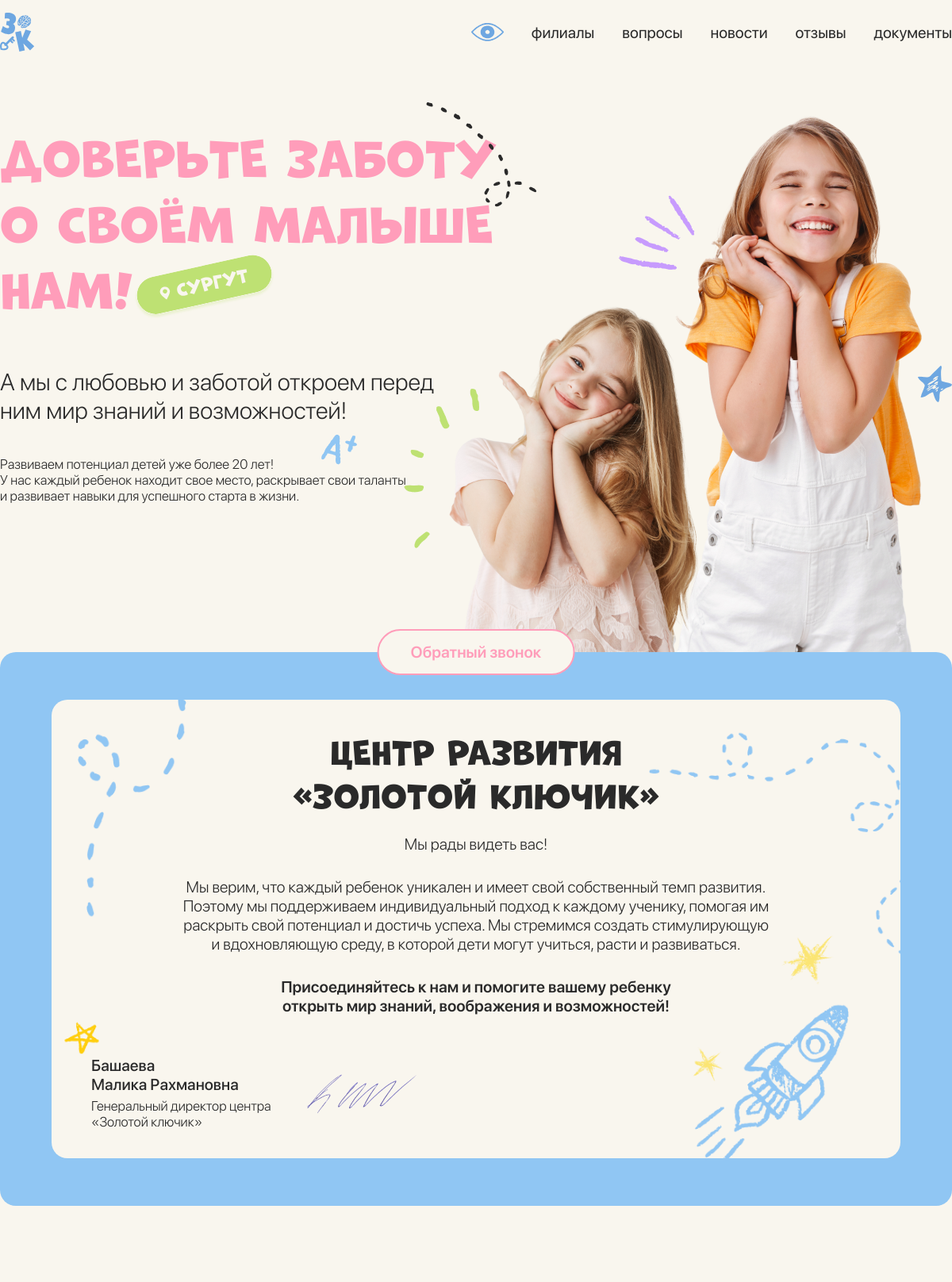
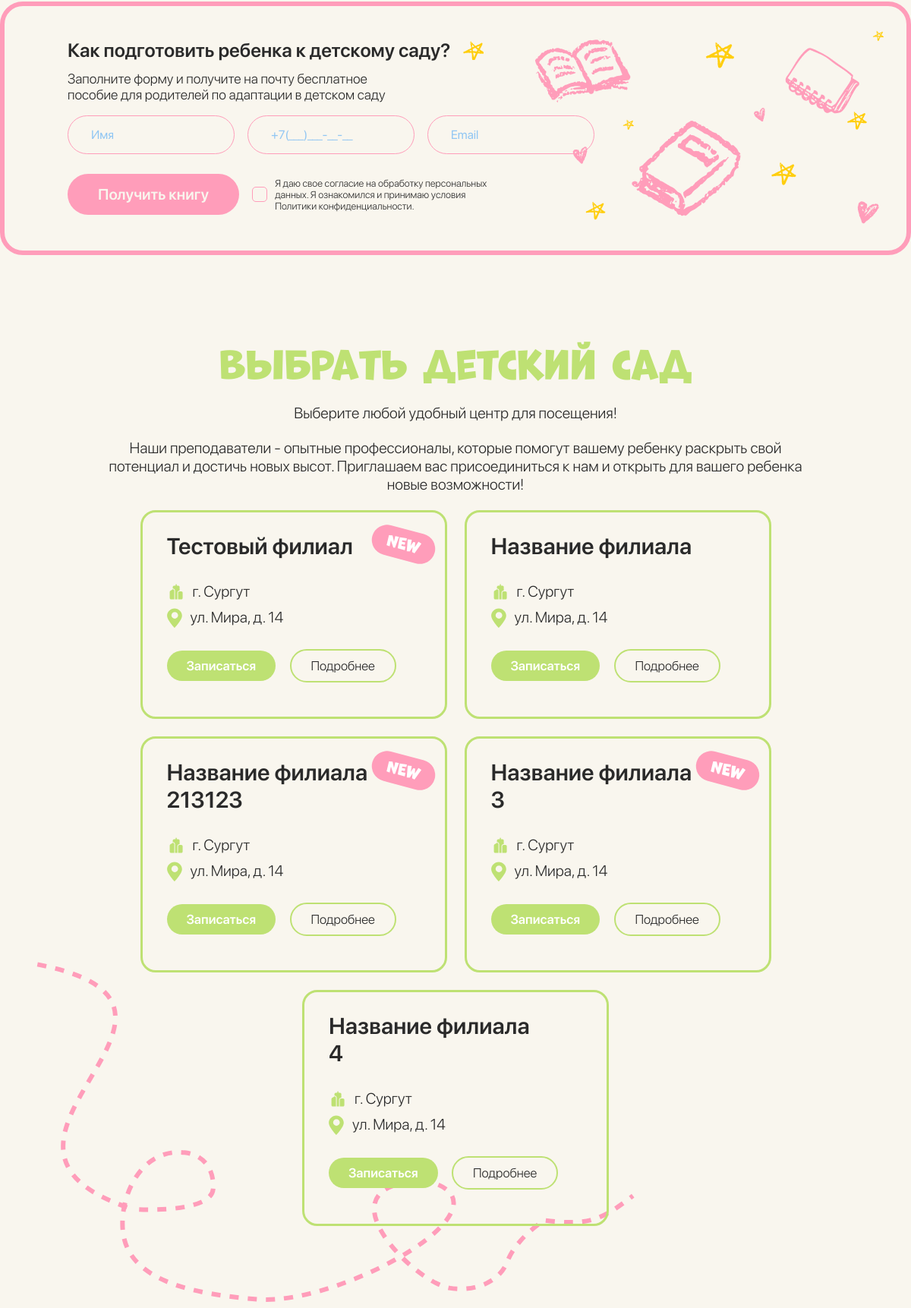
The page / (upper part) on the database its author committed (2 pictures, top to bottom).
### main/models.py (models this page shows, shortened)
class MainBlock(models.Model):
    title = models.TextField()
    undertitle = models.TextField()
    description = models.TextField()
    class Meta:
        verbose_name_plural = "Главный блок"

class WelcomeBlock(models.Model):
    title = models.TextField(verbose_name='Заголовок')
    undertitle = models.TextField(verbose_name='Подзаголовок')
    description = models.TextField(verbose_name='Описание')
    callToAction = models.TextField(verbose_name='Призыв к действию')
    nameOfCEO = models.TextField(verbose_name='ФИО Руководителя')
    CEO = models.TextField(verbose_name='Должность')
    sign = models.ImageField(upload_to='sign', verbose_name='Картинка подписи', validators=[FileExtensionValidator(allowed_extensions=('png', 'jpg', 'webp', 'jpeg', 'gif'))])
    class Meta:
        verbose_name_plural = "Приветственный блок"

class Filials(models.Model):
    name = models.CharField(verbose_name='Название филиала', max_length=100)
    slug = models.SlugField(unique=True)
    city = models.CharField(verbose_name='Город', max_length=100)
    street = models.CharField(verbose_name='Улица', max_length=150)
    timework = models.CharField(verbose_name='Время работы', max_length=100)
    group = models.CharField(verbose_name='Возраст для группы', max_length=100)
    count_child = models.CharField(verbose_name='До скольки детей идет набор', max_length=100)
    new = models.BooleanField(verbose_name='Статус нового', default=False, null=True, blank=True)
    poster = models.ImageField(verbose_name='Превью видео', upload_to=path_filial_video, validators=[FileExtensionValidator(allowed_extensions=('png', 'jpg', 'webp', 'jpeg', 'gif'))], default='')
    video = models.FileField(verbose_name='Видео', upload_to=path_filial_video, validators=[FileExtensionValidator(allowed_extensions=('MOV','avi','mp4','webm','mkv'))])
    class Meta:
        verbose_name_plural = "Филиалы"

### main/views.py (the view, shortened to what this page needs)
# urls.py: path('', index, name='index'),
def index(request):
    context = {
        'mainBlock': MainBlock.objects.first(),
        'welcomeBlock': WelcomeBlock.objects.first(),
        'filials': Filials.objects.all(),
        'advantages': Advantages.objects.all()[:3],
        'performance': Performance.objects.first(),
        'performanceItems': PerformanceItems.objects.all(),
        'memo': Memo.objects.all(),
        'faq': FAQ.objects.all(),
        'news': News.objects.all(),
        'reviews': Reviews.objects.filter(published = True),
        'form': UserForm(),
        'reviewForm': ReviewForm(),
        'sendBookForm': BookForm(),
        'filial_form': ExcursionFilialForm(),
    }
    return render(request, 'main/index.html', context)

### main/forms.py
class UserForm(forms.Form, forms.ModelForm):
    name = forms.CharField(widget=forms.TextInput(attrs={"class":"questions__form-input", 'placeholder': 'Имя'}), label='')
    phoneNumber = forms.CharField(widget=forms.TextInput(attrs={"class":"questions__form-input", 'placeholder': '+7(___)___-__-__'}), label='')
    question = forms.CharField(widget=forms.Textarea(attrs={"class":"questions__form-input", 'placeholder': 'Вопрос'}), label='')
    class Meta:
        model = Questions
        fields = ('name', 'phoneNumber', 'question')

class ReviewForm(forms.Form, forms.ModelForm):
    name = forms.CharField()
    parent = forms.CharField()
    childAge = forms.CharField()
    review = forms.CharField()
    file = forms.FileField()
    class Meta:
        model = Reviews
        fields = ('name', 'parent', 'childAge', 'review', 'file')

### main/templates/main/index.html (shortened to what this page needs)
{% extends "base.html" %}
{% load static %}
{% block content %}
<main>
  <div class="wrapper">
    <div class="main">
      <h1 class="main__title">{{ mainBlock.title }}</h1>
      <p class="main__text">
        {{ mainBlock.undertitle }}
      </p>
      <p class="main__description">
        {{ mainBlock.description }}
      </p>
    </div>
  </div>
</main>
<section>
  <div class="wrapper">
    <div class="welcome-bg">
      <a href="#questions__form" class="welcome__phone">Обратный звонок</a>
      <div class="welcome">
        <h2 class="welcome__title">{{ welcomeBlock.title }}</h2>
        <p class="welcome__description">{{ welcomeBlock.undertitle }}</p>
        <p class="welcome__description">
          {{ welcomeBlock.description }}
        </p>
        <p class="welcome__call-to-action">
          {{ welcomeBlock.callToAction }}
        </p>
        <div class="welcome__author">
          <div class="welcome__author-text">
            <p class="welcome__author-title">{{ welcomeBlock.nameOfCEO }}</p>
            <p class="welcome__author-description">
              {{ welcomeBlock.CEO }}
            </p>
          </div>
          <div class="welcome__author-sign">
            <img src="{{ welcomeBlock.sign.url }}" alt="sign" />
          </div>
        </div>
      </div>
    </div>
  </div>
</section>
<section>
  <div class="wrapper">
    <div class="sendbook">
      <h2 class="sendbook__title">Как подготовить ребенка к детскому саду?</h2>
      <p class="sendbook__undertitle">Заполните форму и получите на почту бесплатное пособие для родителей по адаптации в детском саду</p>
      <form id="sendbookForm" class="senbook__form" action="/sendbook" method="POST" onsubmit="handleSubmit(event)">
        <div class="sendbook__inputs">
          {{sendBookForm.name}}
          {{sendBookForm.phoneNumber}}
          {{sendBookForm.email}}
        </div>
        <div class="sendbook__controls">
          <button type="submit" class="sendbook__submit" value="Submit">Получить книгу</button>
          <label for="sendbook__input-policy" class="sendbook__policy">
            <p>Я даю свое согласие на обработку персональных данных. Я ознакомился и принимаю условия Политики конфиденциальности.</p>
          </label>
        </div>
      </form>
    </div>
  </div>
</section>
<section>
  <div class="wrapper">
    <div class="filials" id="filials">
      <div class="filials__description">
        <h2 class="filials__title">Выбрать детский сад</h2>
        <p class="filials__text">Выберите любой удобный центр для посещения!</p>
        <p class="filials__text">
          Наши преподаватели - опытные профессионалы, которые помогут вашему
          ребенку раскрыть свой потенциал и достичь новых высот. Приглашаем вас
          присоединиться к нам и открыть для вашего ребенка новые возможности!
        </p>
      </div>
      <div class="filials__items">
        {% for filial in filials %}
        <div class="filials__item">
          {% if filial.new %}
          <div class="filials__new">New</div>
          {% endif %}
          <div>
          <h3 class="filials__name">{{ filial.name }}</h3>
          <div class="filials__address">
            <p class="filials__city">
              {{ filial.city }}
            </p>
            <p class="filials__street">
              {{ filial.street }}
            </p>
          </div>
        </div>
          <div class="filials__action">
            <button data-slug="{{filial.slug}}" onclick="openFilialModal('{{filial.slug | escapejs }}')" class="filials__contacts">Записаться</button>
            <a href="filial/{{ filial.slug }}" class="filials__more">Подробнее</a>
          </div>
        </div>
        {% endfor %}
      </div>
      <img class="filials__icon" src="{% static 'img/test.svg' %}" alt="test" />
    </div>
  </div>
</section>
{% endblock content %}

### rows shown on the page
MainBlock: title "ДОВЕРЬТЕ ЗАБОТУ О СВОЁМ МАЛЫШЕ НАМ!", undertitle "А мы с любовью и заботой откроем перед ним мир знаний и возможностей!", description "Развиваем потенциал детей уже более 20 лет! У нас каждый ребенок находит свое место, раскрывает свои таланты и развивает навыки для успешного старта в жизни."
WelcomeBlock: title "ЦЕНТР РАЗВИТИЯ «ЗОЛОТОЙ КЛЮЧИК»", undertitle "Мы рады видеть вас!", description "Мы верим, что каждый ребенок уникален и имеет свой собственный темп развития. Поэтому мы поддерживаем индивидуальный подход к каждому ученику, помогая им раскрыть свой потенциал и достичь успеха. Мы стремимся создать стимулирующую и вдохновляющую среду, в которой дети могут учиться, расти и развиваться.", callToAction "Присоединяйтесь к нам и помогите вашему ребенку открыть мир знаний, воображения и возможностей!", nameOfCEO "Башаева Малика Рахмановна", CEO "Генеральный директор центра «Золотой ключик»", sign (picture)
Filials: new "NEW", name "Тестовый филиал", city "г. Сургут", street "ул. Мира, д. 14"
Filials: name "Название филиала", city "г. Сургут", street "ул. Мира, д. 14"
Filials: new "NEW", name "Название филиала 213123", city "г. Сургут", street "ул. Мира, д. 14"
Filials: new "NEW", name "Название филиала 3", city "г. Сургут", street "ул. Мира, д. 14"
Filials: name "Название филиала 4", city "г. Сургут", street "ул. Мира, д. 14"
